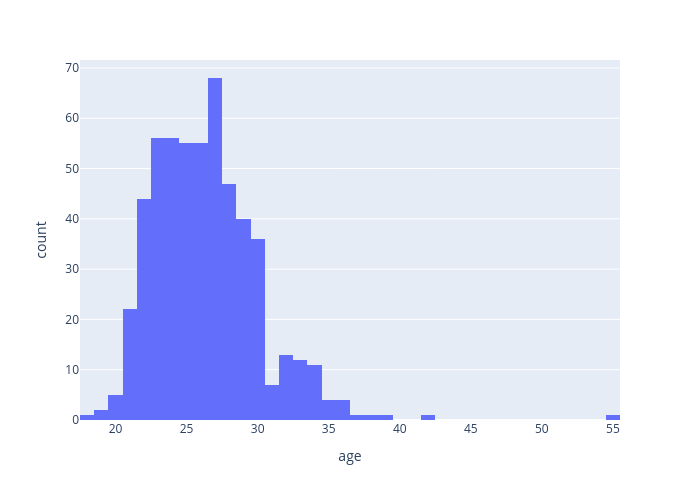

Notebook code for this chart:
### Code cell
fig = px.histogram(df_participants, x="age", width=700, height=500)
fig.show()

### Figure 1 — Plotly figure (JSON) as saved in the notebook; plotly's stock layout.template omitted (floating-point values rounded to 4 significant figures; data arrays with more than 128 entries replaced by an {"elided": "..."} marker saying what was removed)
{"data": [{"bingroup": "x", "hovertemplate": "age=%{x}<br>count=%{y}<extra></extra>", "legendgroup": "", "marker": {"color": "#636efa", "pattern": {"shape": ""}}, "name": "", "orientation": "v", "showlegend": false, "type": "histogram", "x": {"elided": "551 float values"}, "xaxis": "x", "yaxis": "y"}], "layout": {"barmode": "relative", "height": 500, "legend": {"tracegroupgap": 0}, "margin": {"t": 60}, "width": 700, "xaxis": {"anchor": "y", "domain": [0, 1], "title": {"text": "age"}}, "yaxis": {"anchor": "x", "domain": [0, 1], "title": {"text": "count"}}}}
